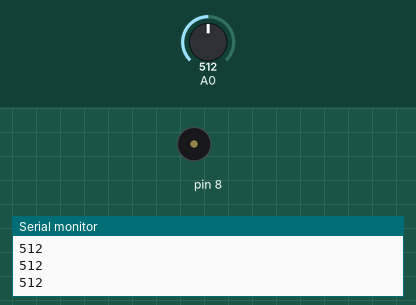
Simulated run of this sketch. Board: Arduino Uno, built with avr-gcc and run on an emulated ATmega328P. Shown: buzzer (waves = sounding), the last lines printed to the serial monitor. The test bench sets the inputs (shaded band); at power-on: A0 = 512.

Above: at 1.2 s.
1.3 s: A0 set to 490
At 2.5 s:
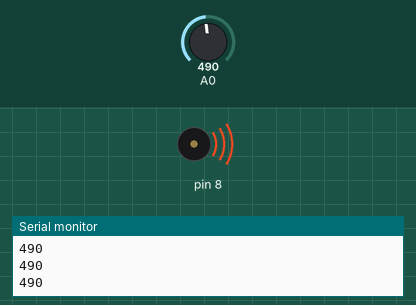
2.8 s: A0 set to 511
At 3.8 s:
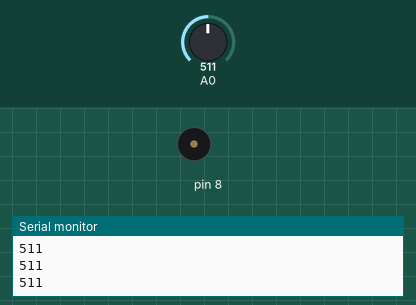
Timing chart, 0 to 5.8 s (numbered marks = the images above; inputs shaded):
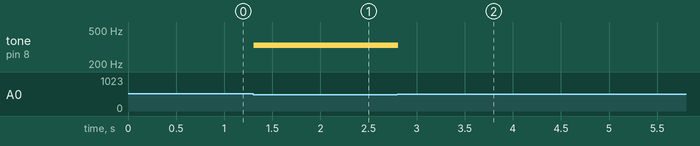

The sketch:

Inst_Keyboard_T.ino
```cpp
int notes[] = {262,294,330,349};

void setup(){
  Serial.begin(9600);
}

void loop(){
  int ValorSom = analogRead(A0); //Ler valor dependendo do botão
  Serial.println(ValorSom);

  if(ValorSom ==1023){
    tone(8, notes[0]);
  }
  else if(ValorSom >= 990 && ValorSom <=1010){
    tone(8, notes[1]);
  }
  else if(ValorSom <= 505 && ValorSom <= 515){
    tone(8, notes[2]);
  }
  else if(ValorSom >= 5 && ValorSom <=10){
    tone(8, notes[3]);
  }
  else{
    noTone(8);
  }
}
    
```

Measured:
- the behaviour switches between 506 and 505 on A0 (found by bisection; images 0 and 1)
- after the input at 1.3 s, tone on pin 8: silent → 330 Hz at once
- after the input at 2.8 s, tone on pin 8: 330 Hz → silent at once
